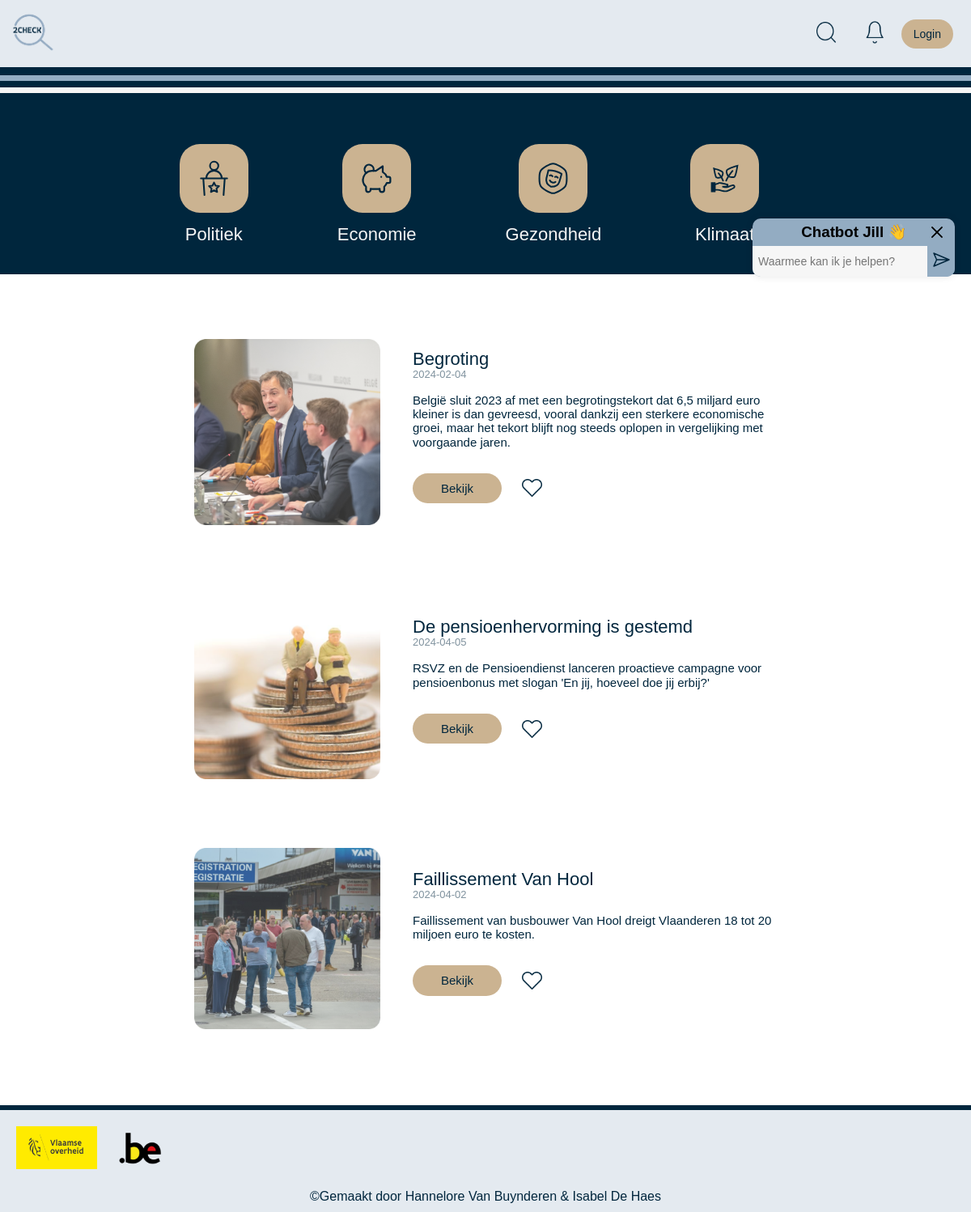
Page /economie.php on the committed database.
### tables this page shows
CREATE TABLE `artikel` (
  `id` int(11) NOT NULL,
  `naam` varchar(300) NOT NULL,
  `inhoud` varchar(600) NOT NULL,
  `datum` date DEFAULT NULL,
  `foto` varchar(300) DEFAULT NULL,
  `favoriet` tinyint(1) DEFAULT '0',
  `thema` varchar(300) NOT NULL,
  `link` varchar(300) NOT NULL
);

### classes/Artikel.php (called while the page is built, shortened)
<?php
class Artikel {
    private string $thema;
    public function setThema($thema) {
        $this->thema = $thema;
    }
    public function searchByThema() {
        $conn = Db::getConnection();
        $query = "SELECT * FROM artikel WHERE thema = :thema";
        $params = ['thema' => $this->thema];
        $statement = $conn->prepare($query);
        $statement->execute($params);
        $results = $statement->fetchAll(PDO::FETCH_ASSOC);
        return $results;
    }
}
?>

### economie.php (the view, shortened to what this page needs)
<!DOCTYPE html>
<html lang="en">
<head>
    <link rel="stylesheet" href="styles/normalize.css">
    <link rel="stylesheet" href="styles/style.css">
    <link rel="stylesheet" href="styles/general.css">
    <link rel="stylesheet" href="styles/header.css">
    <link rel="stylesheet" href="styles/detailpagina2.css">
    <link rel="stylesheet" href="styles/profiel.css">
</head>
<body>
    <?php include_once("nav.inc.php") ?>
    <?php include_once("header.inc.php") ?>
    <div class="artikels">
        <?php
        include_once("classes/Artikel.php");
        $artikel = new Artikel();
        $artikel->setThema("economie");
        $economie_artikelen = $artikel->searchByThema();
        foreach ($economie_artikelen as $artikel) :
            $naam = $artikel['naam'];
            $inhoud = $artikel['inhoud'];
            $datum = $artikel['datum'];
            $fotoBestandsnaam = $artikel['foto'];
            $link = $artikel['link'];
        ?>
            <div class="artikel_div">
                <div class="image" style="position: relative;">
                    <img class="artikel_foto" src="images\artikel_foto\<?= $fotoBestandsnaam ?>" alt="Afbeelding">
                </div>
                <div class="article-content">
                    <div class="title">
                        <h2><?= $naam ?></h2>
                        <p><?= $datum ?></p>
                    </div>
                    <div class="text">
                        <p><?= $inhoud ?></p>
                    </div>
                    <div class="bekijk">
                        <a href="<?= $link ?>">Bekijk</a>
                        <img class="heart-icon" src="images/unlikeheart.png" alt="unlike" onclick="toggleLike()">
                    </div>
                </div>
            </div>
        <?php endforeach; ?>
    </div>
    <?php include_once("footer.inc.php") ?>
</body>
</html>

### nav.inc.php (shortened to what this page needs)
<?php
include_once(__DIR__ . DIRECTORY_SEPARATOR . "/classes/Artikel.php");
if (isset($_SESSION['loggedin']) && $_SESSION['loggedin'] === true && isset($_SESSION['user'])) {
    $user = $_SESSION['user'];
    if (isset($user['profiel_foto'])) {
        echo "<nav class='navbar'>";
        echo "<a href='index.php' class='logo'>";
        echo "<img src='images/logo_lab_2-07.png' alt='' height='60px' width='auto'>";
        echo "</a>";
        echo "<div class='menu'>";
        echo "<div id='searchBar' class='search-bar'>";
        echo "<a href='#' id='searchIconInBar'>";
        echo "<img width='24px' src='images/witvergrootgals.png' alt='vergrootglas voor zoeken'>";
        echo "</a>";
        echo "<input type='text' placeholder='Zoeken...'>";
        echo "<button id='closeSearch'><img width='45px' src='images/sluitx.png' alt='sluiten'></button>";
        echo "</div>";
        echo "<a href='#' id='searchIcon'>";
        echo "<img width='24px' src='images/zoekvergrootglas.png' alt='vergrootglas voor zoeken'>";
        echo "</a>";
        echo "<a href='meldingen.php' class='melding'>";
        echo "<img width='22px' src='images/medlingen.png' alt='meldingen'>";
        echo "</a>";
        echo "<a href='profiel.php' style='padding: 0;'>";
        echo "<img src='images/profiel_foto/{$user['profiel_foto']}' alt='Profielfoto' class='profiel_foto' style='height: 50px; width: auto; border-radius:100%;'>";
        echo "</a>";
        echo "</div>";
        echo "</nav>";
    } else {
        echo "<nav class='navbar'>";
        echo "<a href='index.php' class='logo'>";
        echo "<img src='images/logo_lab_2-07.png' alt='' height='60px' width='auto'>";
        echo "</a>";
        echo "<div class='menu'>";
        echo "<div id='searchBar' class='search-bar'>";
        echo "<a href='#' id='searchIconInBar'>";
        echo "<img width='24px' src='images/witvergrootgals.png' alt='vergrootglas voor zoeken'>";
        echo "</a>";
        echo "<input type='text' placeholder='Zoeken...'>";
        echo "<button id='closeSearch'><img width='45px' src='images/sluitx.png' alt='sluiten'></button>";
        echo "</div>";
        echo "<a href='#' id='searchIcon'>";
        echo "<img width='24px' src='images/zoekvergrootglas.png' alt='vergrootglas voor zoeken'>";
        echo "</a>";
        echo "<a href='meldingen.php' class='melding'>";
        echo "<img width='22px' src='images/medlingen.png' alt='meldingen'>";
        echo "</a>";
        echo "<a href='profiel.php'>Profiel</a>";
        echo "</div>";
        echo "</nav>";
    }
} else {
    echo "<nav class='navbar'>";
    echo "<a href='index.php' class='logo'>";
    echo "<img src='images/logo_lab_2-07.png' alt='' height='60px' width='auto'>";
    echo "</a>";
    echo "<div class='menu'>";
    echo "<a href='#' id='searchIcon'>";
    echo "<img width='24px' src='images/zoekvergrootglas.png' alt='vergrootglas voor zoeken'>";
    echo "</a>";
    echo "<a href='meldingen.php' class='melding'>";
    echo "<img width='22px' src='images/medlingen.png' alt='meldingen'>";
    echo "</a>";
    echo "<a href='inlog.php'>Login</a>";
    echo "</div>";
    echo "</nav>";
}
?>

### header.inc.php (shortened to what this page needs)
<div class="line1"></div>
    <div class="line2"></div>
    <div class="header">
        <div class="flex">
        <div class="politiek">
            <a class="header_icons" href="politiek.php">
                <h3>Politiek</h3>
            </a>
        </div>
        <div class="economie">
            <a class="header_icons" href="economie.php">
                <h3>Economie</h3>
            </a>
        </div>
        <div class="gezondheid">
           <a class="header_icons" href="gezondheid.php">
                <h3>Gezondheid</h3>
            </a>
        </div>
        <div class="klimaat">
          <a class="header_icons" href="klimaat.php">
            <h3>Klimaat</h3>
            </a>
        </div>
        </div>
    </div>
    <div class="chat-container">
        <div class="chat-header">
            <h3>Chatbot Jill 👋</h3>
        </div>
        <div class="chat-input-container">
            <input type="text" class="chat-input" id="user-input" placeholder="Waarmee kan ik je helpen?">
            <div class="send-icon" onclick="receiveMessage()">
                <svg xmlns="http://www.w3.org/2000/svg" width="24" height="24" viewBox="0 0 24 24">
                    <path fill="none" stroke="currentColor" stroke-linecap="round" stroke-linejoin="round" stroke-width="1.5" d="M22 12L3 20l3.563-8L3 4zM6.5 12H22" />
                </svg>
            </div>
        </div>
    </div>

### footer.inc.php
<footer class="footer">
    <div class="logos">
        <a href="https://www.vlaanderen.be/"><img width="100px" src="images/vlaamseoverheid.png" alt="vlaamse overheid website"></a>
        <a href="https://www.belgium.be/nl"><img width="60px" src="images/belgium.be.png" alt="belgium website"></a>
    </div>
    <p class="end">&copyGemaakt door Hannelore Van Buynderen & Isabel De Haes</p>
</footer>

### styles/style.css (style rules this page uses)
* { margin: 0; padding: 0; }

### styles/general.css (style rules this page uses)
.navbar { display: flex; justify-content: space-between; align-items: center; background-color: rgba(147, 172, 194, 0.25); padding: 10px; }
.navbar a { color: #00263D; text-decoration: none; font-size: 14px; font-weight: 400; font-family: "neue-haas-grotesk-text", sans-serif; font-style: normal; margin-right: 12px; }
p { font-size: 14px; font-weight: 400; font-family: "neue-haas-grotesk-text", sans-serif; font-style: normal; }
.navbar a:nth-last-child(1) { background-color: #CBB391; color: #00263D; padding: 10px 15px; border-radius: 30px; }
.menu { display: flex; align-items: center; }
.melding img { margin-right: 10px; }
#searchIcon img { margin-right: 25px; }
input { border: none !important; background-color: #F6F6F6; color: white; }
.footer { background-color: rgba(147, 172, 194, 0.25); border-top: 6px solid #00263D; padding-top: 20px; }
.logos { margin-left: 20px; padding-bottom: 20px; }
.logos a { margin-right: 20px; }
p { font-weight: 400; font-family: "neue-haas-grotesk-text", sans-serif; font-style: normal; }
.end { text-align: center; font-size: 16px; color: #00263D ; padding-top: -20px; padding-bottom: 10px; font-weight: 400; font-family: "neue-haas-grotesk-text", sans-serif; font-style: normal; }

### styles/header.css (style rules this page uses)
.header { background-color: #00263d; height: 32vh; display: flex; justify-content: space-around; padding: 0px 20%; position: relative; }
.line1, .line2 { position: absolute; width: 100%; height: 7px; margin: 18px 0; z-index: 0; }
.line1 { background-color: #93acc2; top: 75px; z-index: 2; }
.line2 { background-color: #f6f6f6; top: 90px; z-index: 2; }
.flex { display: flex; flex-direction: row; gap: 20px; margin-left: -70px; }
.header_icons h3 { text-align: center; font-weight: 400; font-family: "neue-haas-grotesk-text", sans-serif; font-style: normal; color: #f6f6f6; margin-top: 10px; }
.politiek { display: flex; flex-direction: column; align-items: center; text-align: center; }
.economie { display: flex; flex-direction: column; align-items: center; text-align: center; }
.gezondheid { display: flex; flex-direction: column; align-items: center; text-align: center; }
.klimaat { display: flex; flex-direction: column; align-items: center; text-align: center; }
.header_icons { margin-top: 95px; text-decoration: none; }
.header_icon { width: 60px; height: 60px; }
.header_icon { padding: 10px; background-color: #cbb391; border-radius: 25px; }
.chat-container { width: 250px; margin: 20px auto; background-color: #93acc2; border-radius: 10px; overflow: hidden; box-shadow: 0px 0px 10px rgba(0, 0, 0, 0.1); position: absolute; top: 250px; right: 20px; z-index: 1; }
.chat-header { padding: 5px 10px; text-align: center; font-size: 16px; display: flex; align-items: center; justify-content: center; }
.chat-header svg { margin-right: -50px; margin-left: 25px; }
.chat-input-container { display: flex; z-index: 0; }
.chat-input { flex: 1; padding-left: 7px; border: none; outline: none; font-weight: 400; font-family: "neue-haas-grotesk-text", sans-serif; font-style: 12px; z-index: 0; color:#00263d; font-size: 14px; }
.send-icon { padding: 5px; background-color: #93acc2; color: #00263d; cursor: pointer; z-index: 0; }
@media (min-width: 600px) { .flex { display: flex; flex-direction: row; gap: 60px; margin-left: -40px; z-index: 0; } }
@media (min-width: 600px) { .header_icons { margin-top: 95px; text-decoration: none; z-index: 0; } }
@media (min-width: 600px) { .header_icon { width: 65px; height: 65px; z-index: 0; } }
@media (min-width: 600px) { .header_icon { padding: 15px; background-color: #cbb391; border-radius: 25px; z-index: 0; } }
@media (min-width: 600px) { .header_icons h3 { text-align: center; text-decoration: none; color: #f6f6f6; margin-top: 10px; font-size: 20px; z-index: 0; } }
@media (min-width: 1000px) { .flex { display: flex; flex-direction: row; gap: 110px; justify-content: center; z-index: 0; } }
@media (min-width: 1000px) { .header_icons { margin-top: 95px; text-decoration: none; z-index: 0; } }
@media (min-width: 1000px) { .header_icon { width: 45px; height: 45px; z-index: 0; } }
@media (min-width: 1000px) { .header_icon { padding: 20px; background-color: #cbb391; border-radius: 25px; z-index: 0; } }
@media (min-width: 1000px) { .header_icons h3 { text-align: center; text-decoration: none; color: #f6f6f6; margin-top: 10px; font-size: 22px; z-index: 0; } }

### styles/profiel.css (style rules this page uses)
* { font-family: "neue-haas-grotesk-text", sans-serif; }
h2 { color: #00263d; }

### rows in the picture
artikel: foto (picture), naam "Begroting", datum "2024-02-04", inhoud "België sluit 2023 af met een begrotingstekort dat 6,5 miljard euro kleiner is dan gevreesd, vooral dankzij een sterkere economische groei, maar het tekort blijft nog steeds oplopen in vergelijking met voorgaande jaren."
artikel: foto (picture), naam "De pensioenhervorming is gestemd", datum "2024-04-05", inhoud "RSVZ en de Pensioendienst lanceren proactieve campagne voor pensioenbonus met slogan 'En jij, hoeveel doe jij erbij?'"
artikel: foto (picture), naam "Faillissement Van Hool", datum "2024-04-02", inhoud "Faillissement van busbouwer Van Hool dreigt Vlaanderen 18 tot 20 miljoen euro te kosten."
